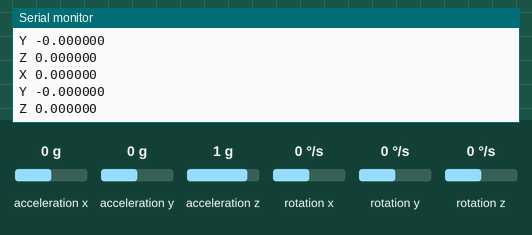
This sketch was run on a simulated ESP32. Shown: the last lines printed to the serial monitor. The test bench sets the inputs (shaded band); at power-on: acceleration x 0 g, acceleration y 0 g, acceleration z 1 g, rotation z 0 °/s, rotation x 0 °/s, rotation y 0 °/s.

Above: at 4.2 s.
4.3 s: acceleration x set to -1.4 g
At 4.33 s:
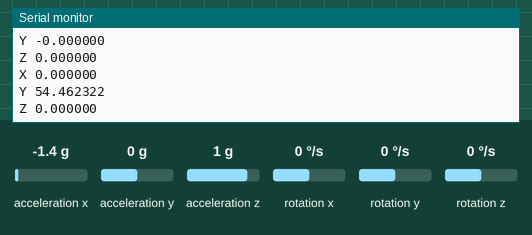
5.8 s: acceleration y set to -1.4 g
At 5.85 s:
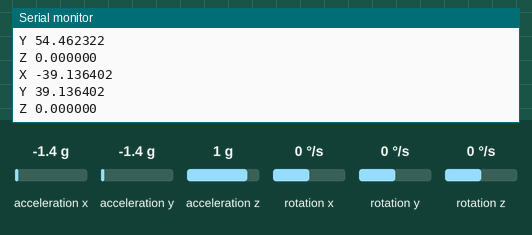
7.3 s: acceleration z set to -1.4 g
At 7.38 s:
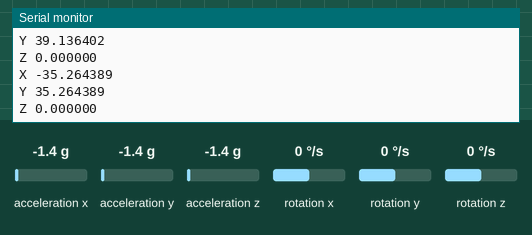
8.8 s: rotation z set to -192 °/s
At 8.9 s:
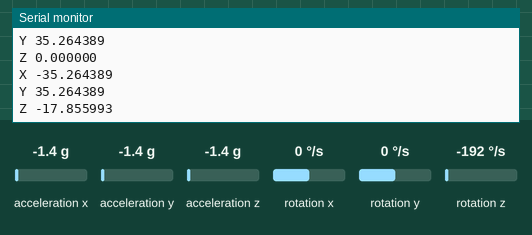
Timing chart, 0 to 11.3 s (numbered marks = the images above; inputs shaded):
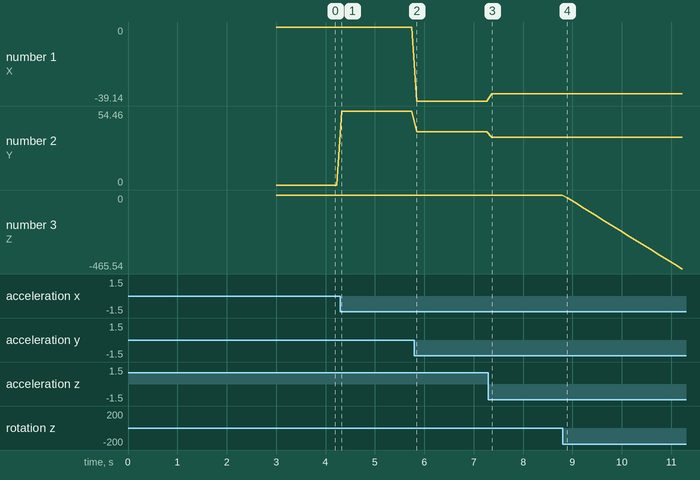

The sketch:

esp32_send.ino
```cpp
#include <esp_now.h>
#include <WiFi.h>
#include <MPU6050_tockn.h>
#include <Wire.h>

// mpu6050 引脚定义
#define MPU6050_SDA 12
#define MPU6050_SCL 14

MPU6050 mpu6050(Wire);
long timer = 0;
// 发送频率 Hz
#define FRQ 10

// 接收方mac地址
uint8_t broadcastAddress[] = {0xD4, 0xD4, 0xDA, 0xCF, 0xAF, 0x30};

// 帧结构体
// 需与接收方的匹配
typedef struct struct_message {
    // int id; // must be unique for each sender board
    // int x;
    // int y;
    float angleX;
    float angleY;
    float angleZ;
} struct_message;

// Create a struct_message called myData
struct_message myData;

// Create peer interface
esp_now_peer_info_t peerInfo;

// 帧发送回调函数
void OnDataSent(const uint8_t *mac_addr, esp_now_send_status_t status) {
  Serial.printf("X %3f\n",myData.angleX);
  Serial.printf("Y %3f\n",myData.angleY);
  Serial.printf("Z %3f\n",myData.angleZ);
//   Serial.println(status == ESP_NOW_SEND_SUCCESS ? "Delivery Success" : "Delivery Fail");
}

void setup() {
  // 设置串口波特率
  Serial.begin(9600);

  // 设置为wifi站点
  WiFi.mode(WIFI_STA);

  // 初始化 esp-now
  if (esp_now_init() != ESP_OK) {
    Serial.println("Error initializing ESP-NOW");
    return;
  }

  // 设置引脚
  Wire.setPins(MPU6050_SDA,MPU6050_SCL);
  // 引脚定义初始化
  Wire.begin();
  // mpu6050初始化
  mpu6050.begin();
  mpu6050.calcGyroOffsets(true);

  // 注册帧发送回调函数（帧发送之后）
  esp_now_register_send_cb(OnDataSent);

  // 配对
  // Register peer
  memcpy(peerInfo.peer_addr, broadcastAddress, 6);
  peerInfo.channel = 0;
  peerInfo.encrypt = false;

  // Add peer
  if (esp_now_add_peer(&peerInfo) != ESP_OK){
    Serial.println("Failed to add peer");
    return;
  }
}

void loop() {
  // 更新mpu6050数据
  mpu6050.update();

  if(millis() - timer > 1000/FRQ){
    // 发送的数据
    myData.angleX = mpu6050.getAngleX();
    myData.angleY = mpu6050.getAngleY();
    myData.angleZ = mpu6050.getAngleZ();
    // myData.id = 1;
    // myData.x = random(0,50);
    // myData.y = random(0,50);

    // 发送数据
    // Send message via ESP-NOW
    esp_err_t result = esp_now_send(broadcastAddress, (uint8_t *) &myData, sizeof(myData));

    // 调试用
    // if (result == ESP_OK) {
    //   Serial.println("Sent with success");
    // }
    // else {
    //   Serial.println("Error sending the data");
    // }

    timer = millis();
  }
}
```

Measured:
- after the input at 4.3 s, the serial monitor: prints a new line at once (image 1)
- after the input at 5.8 s, the serial monitor: prints a new line after 0.05 s (image 2)
- after the input at 7.3 s, the serial monitor: prints a new line after 0.07 s (image 3)
- after the input at 8.8 s, the serial monitor: prints a new line after 0.09 s (image 4)
- plotted number 1: 0 → -39.14 after the input at 5.8 s, -39.14 → -35.26 after the input at 7.3 s
- plotted number 2: 0 → 54.46 after the input at 4.3 s, 54.46 → 39.14 after the input at 5.8 s, 39.14 → 35.26 after the input at 7.3 s
- plotted number 3: 0 → -465.54 after the input at 8.8 s
